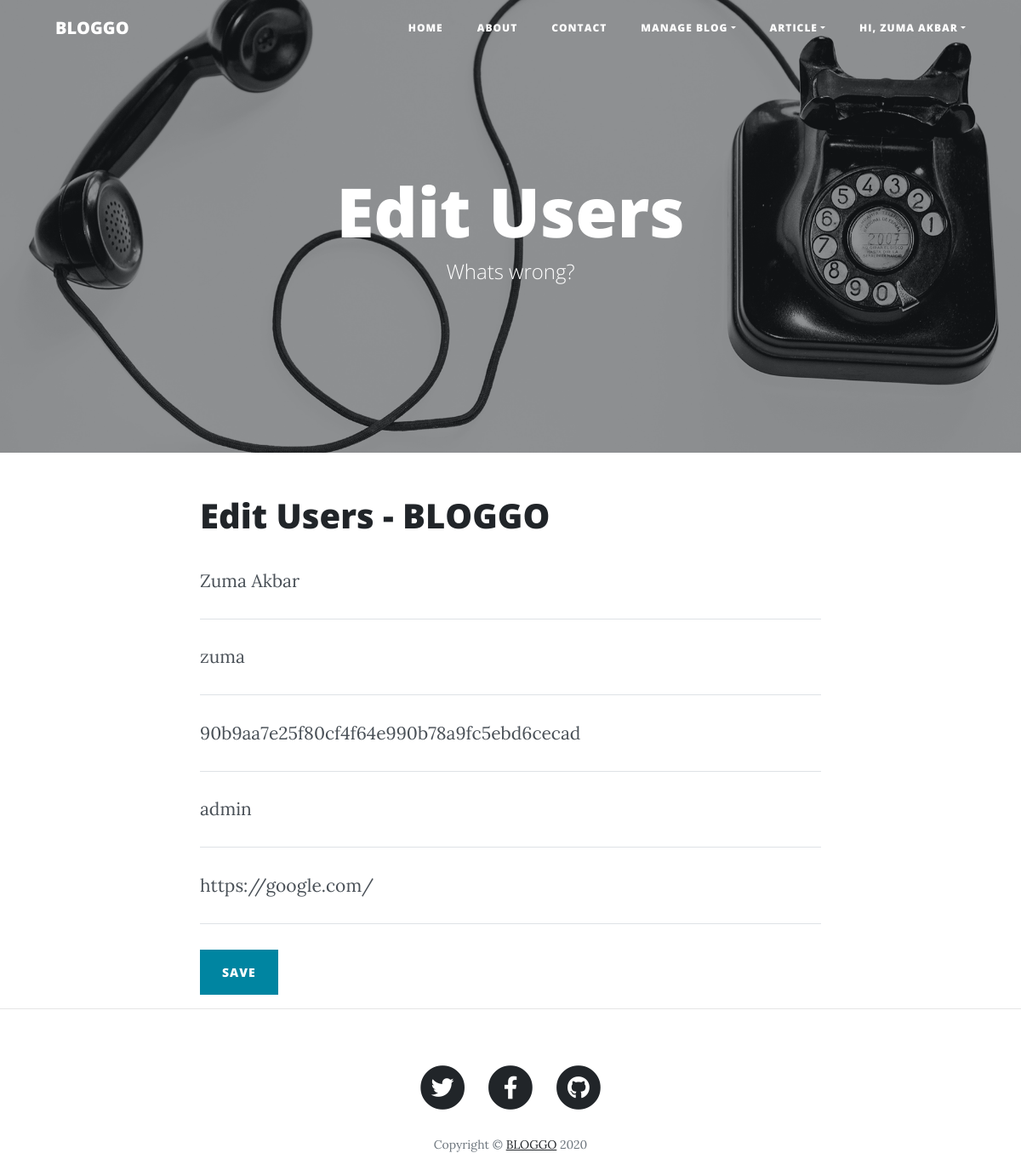
The app's page /edit-users.php?id=1 (signed in) with its own data.
### tables this page shows
CREATE TABLE `users` (
  `id` int(11) NOT NULL,
  `name` varchar(225) NOT NULL,
  `username` varchar(255) NOT NULL,
  `password` varchar(255) NOT NULL,
  `level` varchar(10) NOT NULL,
  `sosmed` varchar(225) NOT NULL
);

### edit-users.php (the view, shortened to what this page needs)
<?php
include 'database.php';
if(!isset($_GET['id']))
{
    header("Location: manage-users.php");
}else{
    $id = $_GET['id'];
}
?>
<!DOCTYPE html>
<html lang="en">
<head>
  <?php include 'include/head.php' ?>
</head>
<body>
    <?php include 'include/navbar.php' ?>
  <header class="masthead" style="background-image: url('img/contact-bg.jpg')">
    <div class="overlay"></div>
    <div class="container">
      <div class="row">
        <div class="col-lg-8 col-md-10 mx-auto">
          <div class="page-heading">
            <h1>Edit Users</h1>
            <span class="subheading">Whats wrong?</span>
          </div>
        </div>
      </div>
    </div>
  </header>
  <div class="container">
    <div class="row">
      <div class="col-lg-8 col-md-10 mx-auto">
        <h1>Edit Users - <b>BLOGGO</b></h1>
        <form name="sentMessage" id="contactForm" method="post" action="" novalidate>
        <?php
            $getVal = mysqli_query($connect, "SELECT * FROM users WHERE id='$id'");
            while($d = mysqli_fetch_array($getVal)) :
        ?>
          <div class="control-group">
            <div class="form-group floating-label-form-group controls">
              <input type="text" maxlength="25" class="form-control" placeholder="Name" name="name" id="name" required data-validation-required-message="Please enter a name." value="<?= $d['name'] ?>">
            </div>
          </div>
          <div class="control-group">
            <div class="form-group floating-label-form-group controls">
              <input type="text" maxlength="25" class="form-control" placeholder="Username" name="username" id="username" required data-validation-required-message="Please enter a username." value="<?= $d['username'] ?>">
            </div>
          </div>
          <div class="control-group">
            <div class="form-group floating-label-form-group controls">
              <input type="text" maxlength="255" class="form-control" placeholder="Password" name="password" id="password" required data-validation-required-message="Please enter a password." value="<?= $d['password'] ?>"></input>
            </div>
          </div>
          <div class="control-group">
            <div class="form-group floating-label-form-group controls">
              <input type="text" maxlength="255" class="form-control" placeholder="Level" name="level" id="level" data-validation-required-message="Please enter a level." value="<?= $d['level'] ?>"></input>
            </div>
          </div>
          <div class="control-group">
            <div class="form-group floating-label-form-group controls">
              <input type="text" maxlength="255" class="form-control" placeholder="Sosmed" name="sosmed" id="sosmed" data-validation-required-message="Please enter url Sosmed." value="<?= $d['sosmed'] ?>"></input>
            </div>
          </div>
          <br>
          <button type="submit" name="save" class="btn btn-primary" id="sendMessageButton">Save</button>
          <?php
        endwhile;
          ?>
        </form>
      </div>
    </div>
  </div>
  <hr>
  <?php include 'include/footer.php' ?>
</body>
</html>

### records on screen
users: name "Zuma Akbar", username "zuma", password "90b9aa7e25f80cf4f64e990b78a9fc5ebd6cecad", level "admin", sosmed "https://google.com/"

### other values on screen
$_SESSION['name'] "ZUMA AKBAR"
